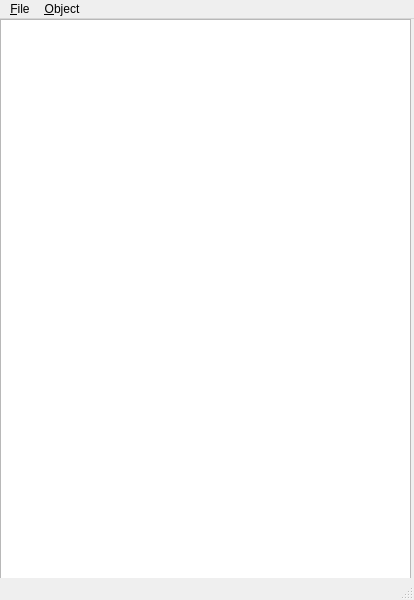
<?xml version="1.0" encoding="UTF-8"?>
<ui version="4.0">
 <class>MainWindow</class>
 <widget class="QMainWindow" name="MainWindow">
  <property name="geometry">
   <rect>
    <x>0</x>
    <y>0</y>
    <width>414</width>
    <height>600</height>
   </rect>
  </property>
  <property name="windowTitle">
   <string>MainWindow</string>
  </property>
  <widget class="QWidget" name="centralwidget">
   <widget class="QTreeView" name="treeView">
    <property name="geometry">
     <rect>
      <x>0</x>
      <y>0</y>
      <width>411</width>
      <height>561</height>
     </rect>
    </property>
   </widget>
  </widget>
  <widget class="QMenuBar" name="menubar">
   <property name="geometry">
    <rect>
     <x>0</x>
     <y>0</y>
     <width>414</width>
     <height>21</height>
    </rect>
   </property>
   <widget class="QMenu" name="menu_File">
    <property name="title">
     <string>&amp;File</string>
    </property>
   </widget>
   <widget class="QMenu" name="menuObject">
    <property name="title">
     <string>&amp;Object</string>
    </property>
    <widget class="QMenu" name="menu_New">
     <property name="title">
      <string>&amp;New</string>
     </property>
     <addaction name="action_Cube"/>
     <addaction name="actionC_ylinder"/>
     <addaction name="action_Sphere"/>
     <addaction name="actionC_one"/>
     <addaction name="separator"/>
     <addaction name="action_Group"/>
    </widget>
    <addaction name="menu_New"/>
    <addaction name="action_Delete"/>
    <addaction name="action_Copy"/>
    <addaction name="action_Move"/>
    <addaction name="separator"/>
   </widget>
   <addaction name="menu_File"/>
   <addaction name="menuObject"/>
  </widget>
  <widget class="QStatusBar" name="statusbar"/>
  <action name="action_Cube">
   <property name="text">
    <string>&amp;Cube</string>
   </property>
  </action>
  <action name="actionC_ylinder">
   <property name="text">
    <string>C&amp;ylinder</string>
   </property>
  </action>
  <action name="action_Sphere">
   <property name="text">
    <string>&amp;Sphere</string>
   </property>
  </action>
  <action name="actionC_one">
   <property name="text">
    <string>C&amp;one</string>
   </property>
  </action>
  <action name="action_Delete">
   <property name="text">
    <string>&amp;Delete</string>
   </property>
  </action>
  <action name="action_Copy">
   <property name="text">
    <string>&amp;Copy</string>
   </property>
  </action>
  <action name="action_Move">
   <property name="text">
    <string>&amp;Move</string>
   </property>
  </action>
  <action name="action_Group">
   <property name="text">
    <string>&amp;Group</string>
   </property>
  </action>
 </widget>
 <resources/>
 <connections/>
</ui>
